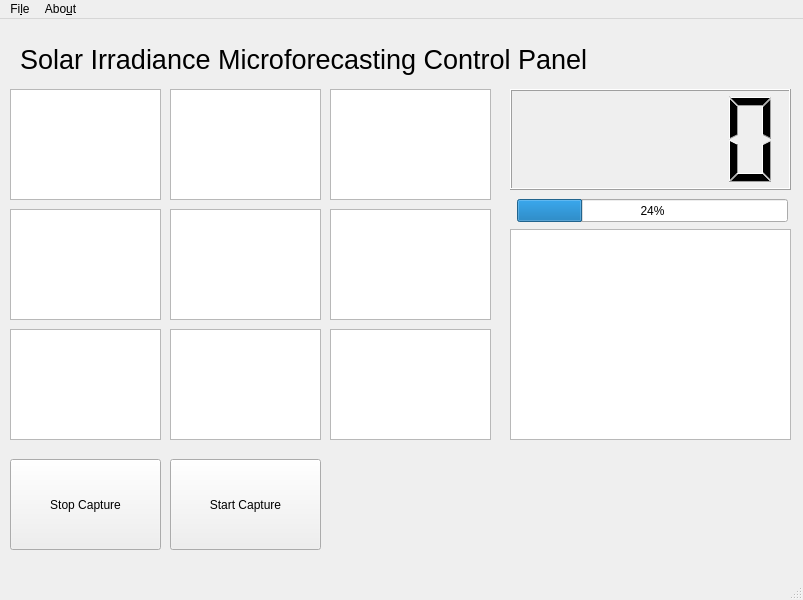
<?xml version="1.0" encoding="UTF-8"?>
<ui version="4.0">
 <class>MainWindow</class>
 <widget class="QMainWindow" name="MainWindow">
  <property name="geometry">
   <rect>
    <x>0</x>
    <y>0</y>
    <width>803</width>
    <height>600</height>
   </rect>
  </property>
  <property name="windowTitle">
   <string>MainWindow</string>
  </property>
  <widget class="QWidget" name="centralwidget">
   <widget class="QLCDNumber" name="lcdNumber">
    <property name="geometry">
     <rect>
      <x>510</x>
      <y>70</y>
      <width>281</width>
      <height>101</height>
     </rect>
    </property>
   </widget>
   <widget class="QProgressBar" name="progressBar">
    <property name="geometry">
     <rect>
      <x>517</x>
      <y>180</y>
      <width>271</width>
      <height>23</height>
     </rect>
    </property>
    <property name="value">
     <number>24</number>
    </property>
   </widget>
   <widget class="QPushButton" name="startCapButton">
    <property name="geometry">
     <rect>
      <x>170</x>
      <y>440</y>
      <width>151</width>
      <height>91</height>
     </rect>
    </property>
    <property name="text">
     <string>Start Capture</string>
    </property>
   </widget>
   <widget class="QPushButton" name="stopCaptureButton">
    <property name="geometry">
     <rect>
      <x>10</x>
      <y>440</y>
      <width>151</width>
      <height>91</height>
     </rect>
    </property>
    <property name="text">
     <string>Stop Capture</string>
    </property>
   </widget>
   <widget class="QLabel" name="label">
    <property name="geometry">
     <rect>
      <x>20</x>
      <y>20</y>
      <width>721</width>
      <height>41</height>
     </rect>
    </property>
    <property name="font">
     <font>
      <pointsize>20</pointsize>
     </font>
    </property>
    <property name="text">
     <string>Solar Irradiance Microforecasting Control Panel</string>
    </property>
   </widget>
   <widget class="QGraphicsView" name="graphicsView">
    <property name="geometry">
     <rect>
      <x>10</x>
      <y>70</y>
      <width>151</width>
      <height>111</height>
     </rect>
    </property>
   </widget>
   <widget class="QGraphicsView" name="graphicsView_2">
    <property name="geometry">
     <rect>
      <x>170</x>
      <y>70</y>
      <width>151</width>
      <height>111</height>
     </rect>
    </property>
   </widget>
   <widget class="QGraphicsView" name="graphicsView_3">
    <property name="geometry">
     <rect>
      <x>330</x>
      <y>70</y>
      <width>161</width>
      <height>111</height>
     </rect>
    </property>
   </widget>
   <widget class="QGraphicsView" name="graphicsView_4">
    <property name="geometry">
     <rect>
      <x>170</x>
      <y>190</y>
      <width>151</width>
      <height>111</height>
     </rect>
    </property>
   </widget>
   <widget class="QGraphicsView" name="graphicsView_5">
    <property name="geometry">
     <rect>
      <x>330</x>
      <y>190</y>
      <width>161</width>
      <height>111</height>
     </rect>
    </property>
   </widget>
   <widget class="QGraphicsView" name="graphicsView_6">
    <property name="geometry">
     <rect>
      <x>10</x>
      <y>190</y>
      <width>151</width>
      <height>111</height>
     </rect>
    </property>
   </widget>
   <widget class="QGraphicsView" name="graphicsView_7">
    <property name="geometry">
     <rect>
      <x>170</x>
      <y>310</y>
      <width>151</width>
      <height>111</height>
     </rect>
    </property>
   </widget>
   <widget class="QGraphicsView" name="graphicsView_8">
    <property name="geometry">
     <rect>
      <x>330</x>
      <y>310</y>
      <width>161</width>
      <height>111</height>
     </rect>
    </property>
   </widget>
   <widget class="QGraphicsView" name="graphicsView_9">
    <property name="geometry">
     <rect>
      <x>10</x>
      <y>310</y>
      <width>151</width>
      <height>111</height>
     </rect>
    </property>
   </widget>
   <widget class="QListWidget" name="consoleWidget">
    <property name="geometry">
     <rect>
      <x>510</x>
      <y>210</y>
      <width>281</width>
      <height>211</height>
     </rect>
    </property>
   </widget>
  </widget>
  <widget class="QMenuBar" name="menubar">
   <property name="geometry">
    <rect>
     <x>0</x>
     <y>0</y>
     <width>803</width>
     <height>30</height>
    </rect>
   </property>
   <widget class="QMenu" name="menuAbout">
    <property name="title">
     <string>Fi&amp;le</string>
    </property>
    <addaction name="actionCapture_Settings"/>
    <addaction name="actionExit"/>
   </widget>
   <widget class="QMenu" name="menuFile">
    <property name="title">
     <string>Abo&amp;ut</string>
    </property>
    <addaction name="actionSource_Code"/>
    <addaction name="actionLicense"/>
    <addaction name="actionAbout"/>
   </widget>
   <addaction name="menuAbout"/>
   <addaction name="menuFile"/>
  </widget>
  <widget class="QStatusBar" name="statusbar"/>
  <action name="actionCapture_Settings">
   <property name="text">
    <string>Capture Settings</string>
   </property>
  </action>
  <action name="actionExit">
   <property name="text">
    <string>Exit</string>
   </property>
  </action>
  <action name="actionSource_Code">
   <property name="text">
    <string>Source Code</string>
   </property>
  </action>
  <action name="actionLicense">
   <property name="text">
    <string>License</string>
   </property>
  </action>
  <action name="actionAbout">
   <property name="text">
    <string>About</string>
   </property>
  </action>
 </widget>
 <resources/>
 <connections/>
</ui>
